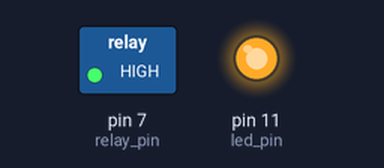
A sketch run on a simulated Arduino Uno, built with avr-gcc and run on an emulated ATmega328P. Shown: switched loads named in the sketch (green lamp = pin HIGH), output pins drawn as LEDs (lit = HIGH).

Above: at 1.0 s.
At 3.0 s:
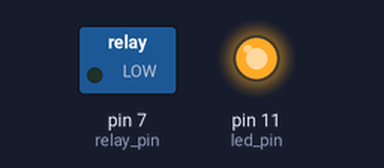
Timing chart, 0 to 5.2 s (numbered marks = the images above):
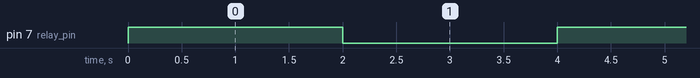

The sketch:

relay_led.ino
```cpp
int relay_pin = 7;
int led_pin = 11;
void setup()
{
  pinMode(relay_pin,OUTPUT);
  pinMode(led_pin,OUTPUT);
  digitalWrite(led_pin,HIGH);
}
void loop()
{
  digitalWrite(relay_pin,HIGH);
  delay(2000);
  digitalWrite(relay_pin,LOW);
  delay(2000);
}
```

Measured:
- by itself, pin 7 (relay_pin): alternates HIGH for 2.0 s and LOW for 2.0 s
